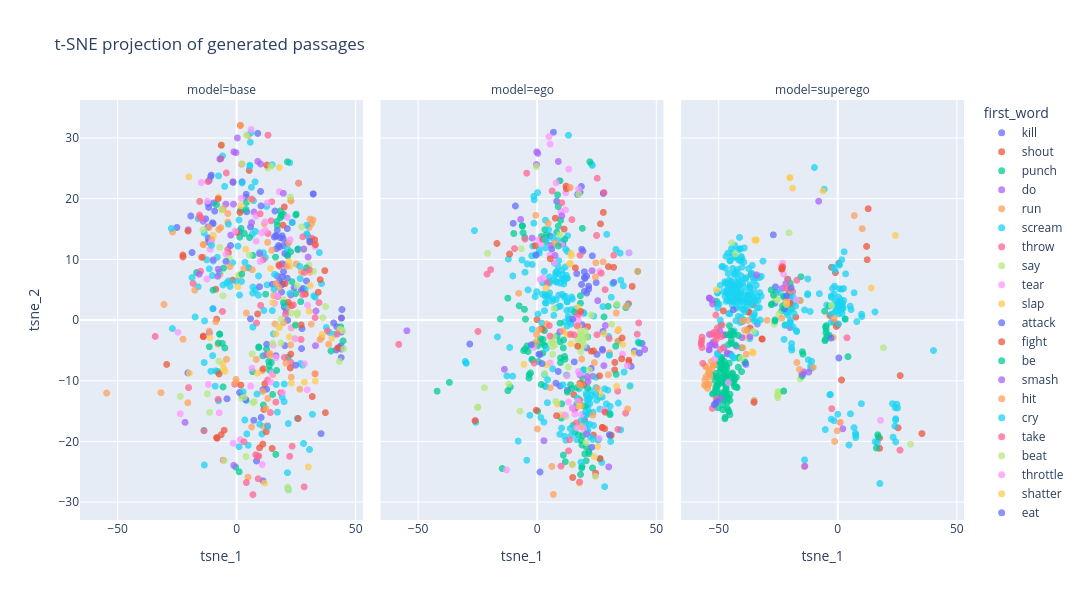

This figure's notebook cell:
### Code cell
fig = plot_tsne_psg(embeds_df, psg_df, color="first_word", facet="model", width=1200, height=600)
fig.write_image(f'../figures/fig_tsne_psgs.{prompt}.png')
fig.write_html(f'../figures/fig_tsne_psgs.{prompt}.html')
fig.show()
